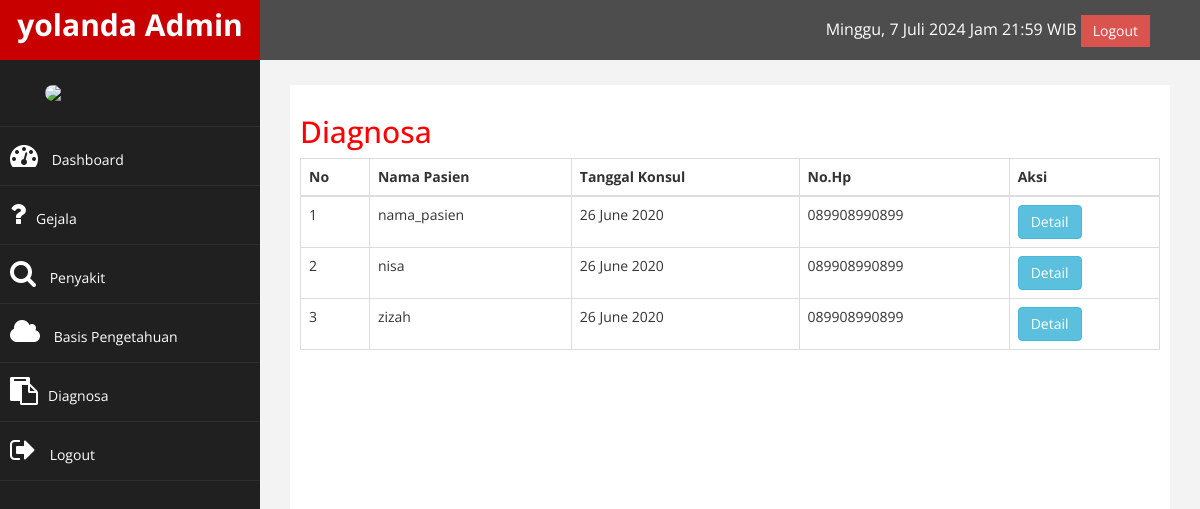
The page /admin/index.php?halaman=diagnosa (signed in) on the database its author committed.
### tables this page shows
CREATE TABLE IF NOT EXISTS `pasien` (
  `id_pasien` int(11) NOT NULL AUTO_INCREMENT,
  `nama_pasien` varchar(100) NOT NULL,
  `tgl_lahir` date NOT NULL,
  `umur` int(11) NOT NULL,
  `jk` enum('p','l') NOT NULL,
  `pekerjaan` varchar(50) NOT NULL,
  `no_hp` varchar(15) NOT NULL,
  `alamat` text NOT NULL,
  `tgl_konsul` date NOT NULL,
  `id_penyakit` int(11) NOT NULL,
  `gejala` longtext DEFAULT NULL,
  `total_perhitungan` float NOT NULL,
  PRIMARY KEY (`id_pasien`)
);

### admin/diagnosa.php (the view)
<h2> Diagnosa</h2>
<table class="table table-bordered">
    <thead>
        <tr>
            <th>No</th>
            <th>Nama Pasien</th>
            <th>Tanggal Konsul</th>
            <th>No.Hp</th>
            <th>Aksi</th>
        </tr>
    </thead>
    <tbody>
        <?php $nomor=1;?>
        <?php $ambil=$koneksi->query("SELECT * FROM pasien
            ");?>
        <?php while($pecah = $ambil->fetch_assoc()){?>
        <tr>
            <td><?php echo $nomor; ?></td>
            <td><?php echo $pecah['nama_pasien'];?></td>
            <td><?php echo date ('d F Y', strtotime($pecah['tgl_konsul']));?></td>
            <td><?php echo $pecah['no_hp'];?></td>
            <td>
                <a href="index.php?halaman=diagnosadetail&id=<?php echo $pecah['id_pasien']?>" class="btn-info btn">Detail</a>
            </td>
        </tr>
        <?php $nomor++;?>
        <?php }?>
    </tbody>
</table>

### assets/css/custom.css (style rules this page uses)
body { font-family: 'Open Sans', sans-serif; }
h2 { color: #f00; }

### rows shown on the page
pasien: nama_pasien "nama_pasien", tgl_konsul "26 June 2020", no_hp "089908990899"
pasien: nama_pasien "nisa", tgl_konsul "26 June 2020", no_hp "089908990899"
pasien: nama_pasien "zizah", tgl_konsul "26 June 2020", no_hp "089908990899"

### other values the page prints
$_SESSION['user']['nama_lengkap'] "yolanda"
